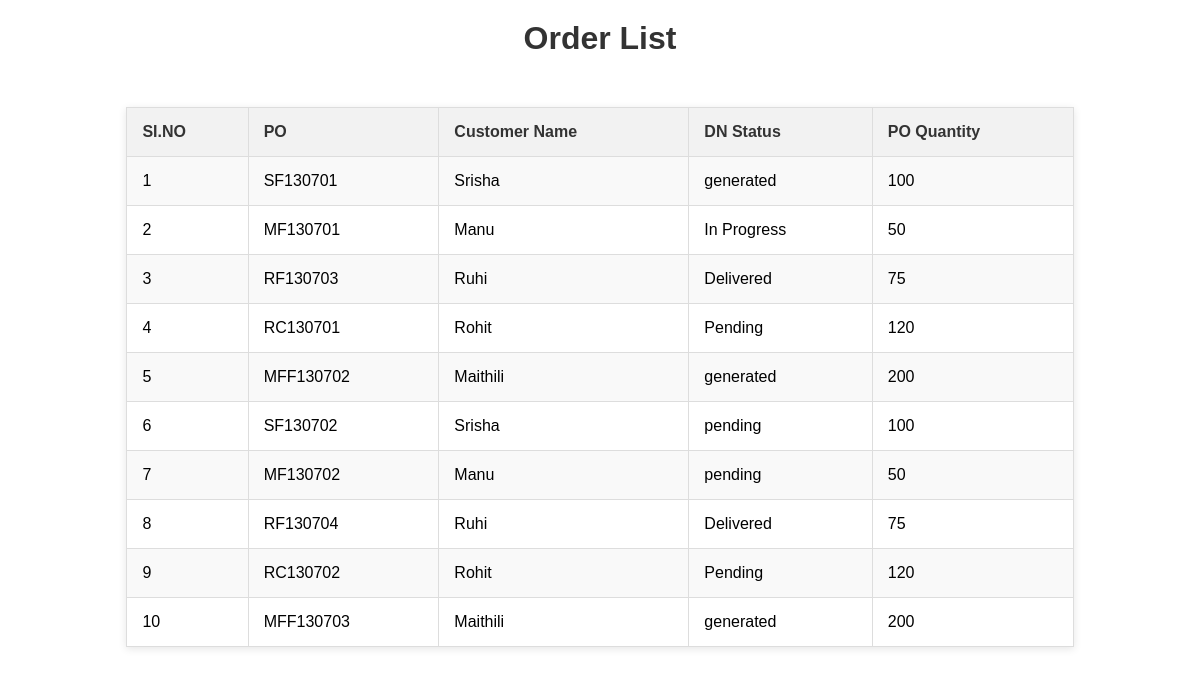
The page /pickpack/orders.php on the database its author committed.
### tables this page shows
CREATE TABLE `pp_orders` (
  `count` int(11) NOT NULL,
  `PO` varchar(50) NOT NULL,
  `CUSTOMER_NAME` varchar(100) DEFAULT NULL,
  `DN_STATUS` varchar(20) DEFAULT NULL,
  `PO_QUANTITY` varchar(10) DEFAULT NULL
);

### pickpack/orders.php (the view, shortened to what this page needs)
<?php
$servername = "localhost";
$username = "root";
$password = "";
$dbname = "pentagon";
$conn = new mysqli($servername, $username, $password, $dbname);
$sql = "SELECT count, po, customer_name, dn_status, po_quantity FROM pp_orders";
$result = $conn->query($sql);
?>
<!DOCTYPE html>
<html>
<head>
</head>
<body>
    <h1>Order List</h1>
    <table>
        <tr>
            <th>SI.NO</th>
            <th>PO</th>
            <th>Customer Name</th>
            <th>DN Status</th>
            <th>PO Quantity</th>
        </tr>
        <?php
        if ($result->num_rows > 0) {
            while($row = $result->fetch_assoc()) {
                echo "<tr><td>" . $row["count"]. "</td><td>" . $row["po"]. "</td><td>" . $row["customer_name"]. "</td><td>" . $row["dn_status"]. "</td><td>" . $row["po_quantity"]. "</td></tr>";
            }
        } else {
            echo "<tr><td colspan='5'>No orders found</td></tr>";
        }
        ?>
    </table>
</body>
</html>

### pickpack/orders.php (style rules this page uses)
body { font-family: Arial, sans-serif; }
table { width: 80%; border-collapse: collapse; margin: 50px auto; box-shadow: 0 2px 8px rgba(0, 0, 0, 0.1); }
table, th, td { border: 1px solid #ddd; }
th, td { padding: 15px; text-align: left; }
th { background-color: #f2f2f2; color: #333; }
tr:nth-child(even) { background-color: #f9f9f9; }
tr:nth-child(odd) { background-color: #fff; }
h1 { text-align: center; margin-top: 20px; color: #333; }

### rows shown on the page
pp_orders: count "1", PO "SF130701", CUSTOMER_NAME "Srisha", DN_STATUS "generated", PO_QUANTITY "100"
pp_orders: count "2", PO "MF130701", CUSTOMER_NAME "Manu", DN_STATUS "In Progress", PO_QUANTITY "50"
pp_orders: count "3", PO "RF130703", CUSTOMER_NAME "Ruhi", DN_STATUS "Delivered", PO_QUANTITY "75"
pp_orders: count "4", PO "RC130701", CUSTOMER_NAME "Rohit", DN_STATUS "Pending", PO_QUANTITY "120"
pp_orders: count "5", PO "MFF130702", CUSTOMER_NAME "Maithili", DN_STATUS "generated", PO_QUANTITY "200"
pp_orders: count "6", PO "SF130702", CUSTOMER_NAME "Srisha", DN_STATUS "pending", PO_QUANTITY "100"
pp_orders: count "7", PO "MF130702", CUSTOMER_NAME "Manu", DN_STATUS "pending", PO_QUANTITY "50"
pp_orders: count "8", PO "RF130704", CUSTOMER_NAME "Ruhi", DN_STATUS "Delivered", PO_QUANTITY "75"
pp_orders: count "9", PO "RC130702", CUSTOMER_NAME "Rohit", DN_STATUS "Pending", PO_QUANTITY "120"
pp_orders: count "10", PO "MFF130703", CUSTOMER_NAME "Maithili", DN_STATUS "generated", PO_QUANTITY "200"
